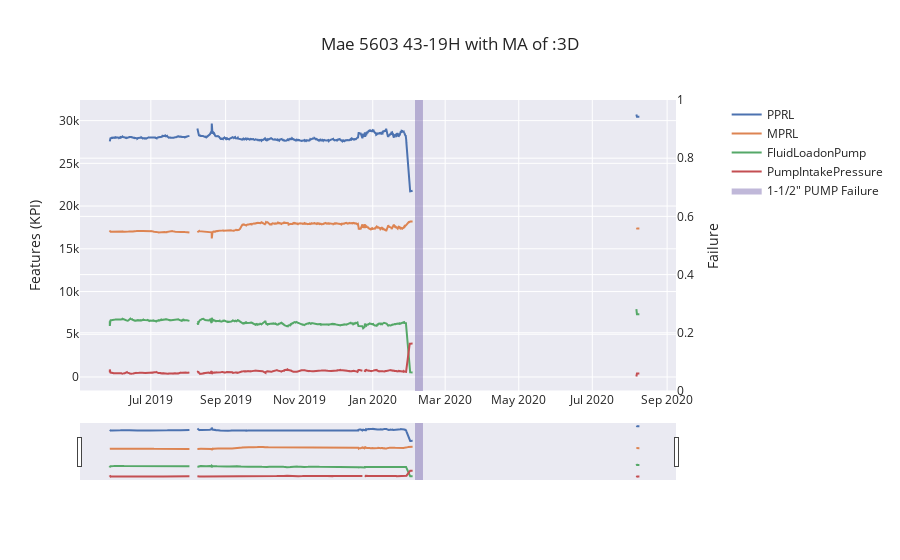

The code cell stored with this chart in its notebook:
### Code cell
# Plotting
# Chanhe the params in the dictionary below
plot_params = {
    'well_name': 'Mae 5603 43-19H',
    'fail_col': 'Job Type',
    'feature_cols': ['PPRL', 'MPRL', 'FluidLoadonPump', 'PumpIntakePressure'],
    'mov_avg': '3D'
}

plot_features(**plot_params)

### Figure 1 — Plotly figure (JSON) as saved in the notebook; plotly's stock layout.template omitted (floating-point values rounded to 4 significant figures; data arrays with more than 128 entries replaced by an {"elided": "..."} marker saying what was removed)
{"data": [{"mode": "lines", "name": "PPRL", "type": "scatter", "x": {"elided": "5409 str values"}, "xaxis": "x", "y": {"elided": "5409 float values"}, "yaxis": "y"}, {"mode": "lines", "name": "MPRL", "type": "scatter", "x": {"elided": "5409 str values"}, "xaxis": "x", "y": {"elided": "5409 float values"}, "yaxis": "y"}, {"mode": "lines", "name": "FluidLoadonPump", "type": "scatter", "x": {"elided": "5409 str values"}, "xaxis": "x", "y": {"elided": "5409 float values"}, "yaxis": "y"}, {"mode": "lines", "name": "PumpIntakePressure", "type": "scatter", "x": {"elided": "5409 str values"}, "xaxis": "x", "y": {"elided": "5409 float values"}, "yaxis": "y"}, {"fill": "tozerox", "line": {"shape": "hv", "width": 0}, "name": "1-1/2\" PUMP Failure", "type": "scatter", "x": {"elided": "5409 str values"}, "xaxis": "x", "y": {"elided": "5409 int values"}, "yaxis": "y2"}], "layout": {"autosize": true, "title": {"text": "Mae 5603 43-19H with MA of :3D"}, "xaxis": {"anchor": "y", "domain": [0, 0.94], "rangeslider": {"visible": true}}, "yaxis": {"anchor": "x", "domain": [0, 1], "title": {"text": "Features (KPI)"}}, "yaxis2": {"anchor": "x", "overlaying": "y", "side": "right", "title": {"text": "Failure"}}}}
